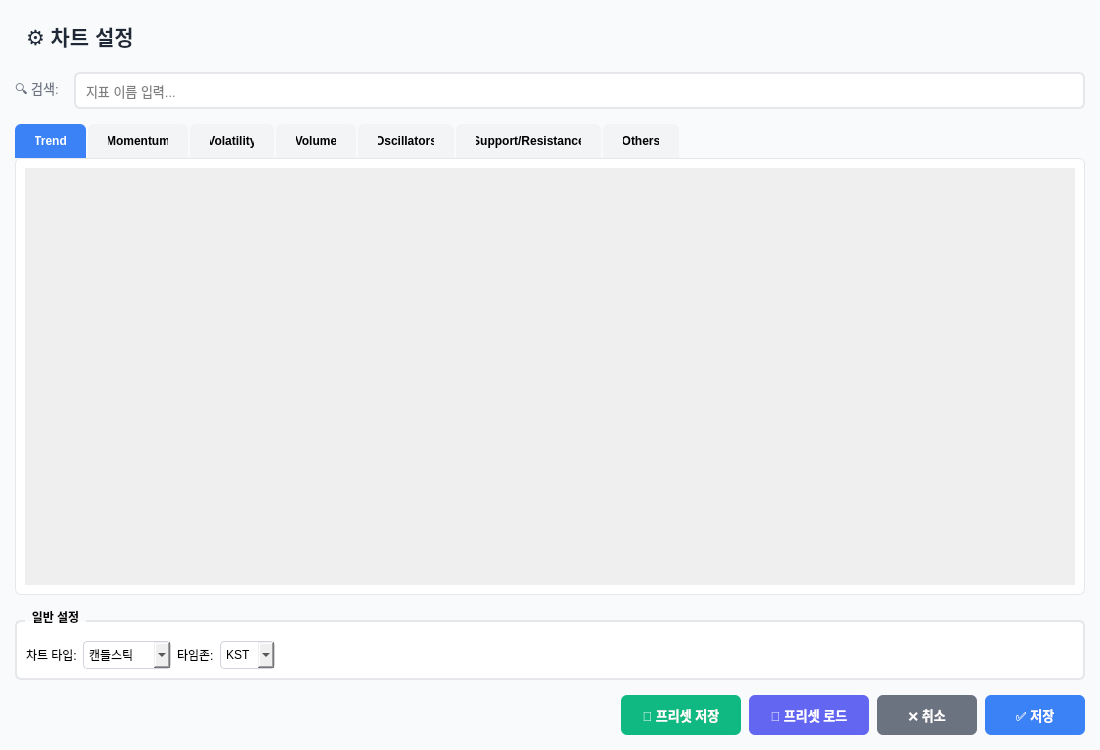
<?xml version="1.0" encoding="UTF-8"?>
<ui version="4.0">
 <class>ChartSettingsDialog</class>
 <widget class="QDialog" name="ChartSettingsDialog">
  <property name="geometry">
   <rect>
    <x>0</x>
    <y>0</y>
    <width>1100</width>
    <height>750</height>
   </rect>
  </property>
  <property name="windowTitle">
   <string>차트 설정 - 100+ 기술 지표</string>
  </property>
  <property name="modal">
   <bool>false</bool>
  </property>
  <property name="styleSheet">
   <string notr="true">
QDialog {
  background-color: #f9fafb;
}
   </string>
  </property>
  <layout class="QVBoxLayout" name="mainLayout">
   <property name="spacing">
    <number>15</number>
   </property>
   <property name="leftMargin">
    <number>15</number>
   </property>
   <property name="topMargin">
    <number>15</number>
   </property>
   <property name="rightMargin">
    <number>15</number>
   </property>
   <property name="bottomMargin">
    <number>15</number>
   </property>

   <!-- 헤더 -->
   <item>
    <widget class="QLabel" name="headerLabel">
     <property name="text">
      <string>⚙️ 차트 설정</string>
     </property>
     <property name="styleSheet">
      <string notr="true">
font-size: 16pt;
font-weight: bold;
color: #1f2937;
padding: 5px;
      </string>
     </property>
    </widget>
   </item>

   <!-- 검색 바 -->
   <item>
    <layout class="QHBoxLayout" name="searchLayout">
     <item>
      <widget class="QLabel" name="searchLabel">
       <property name="text">
        <string>🔍 검색:</string>
       </property>
       <property name="styleSheet">
        <string notr="true">
font-size: 13px;
color: #6b7280;
        </string>
       </property>
      </widget>
     </item>
     <item>
      <widget class="QLineEdit" name="searchInput">
       <property name="placeholderText">
        <string>지표 이름 입력...</string>
       </property>
       <property name="styleSheet">
        <string notr="true">
QLineEdit {
  padding: 8px;
  border: 2px solid #e5e7eb;
  border-radius: 6px;
  font-size: 13px;
  background: white;
}
QLineEdit:focus {
  border-color: #3b82f6;
}
        </string>
       </property>
      </widget>
     </item>
    </layout>
   </item>

   <!-- 탭 위젯 (카테고리별) -->
   <item>
    <widget class="QTabWidget" name="categoryTabs">
     <property name="currentIndex">
      <number>0</number>
     </property>
     <property name="styleSheet">
      <string notr="true">
QTabWidget::pane {
  border: 1px solid #e5e7eb;
  border-radius: 6px;
  background: white;
}
QTabBar::tab {
  background: #f3f4f6;
  padding: 10px 20px;
  margin-right: 2px;
  border-top-left-radius: 6px;
  border-top-right-radius: 6px;
  font-size: 12px;
  font-weight: bold;
}
QTabBar::tab:selected {
  background: #3b82f6;
  color: white;
}
QTabBar::tab:hover {
  background: #dbeafe;
}
      </string>
     </property>

     <!-- 탭 1: Trend -->
     <widget class="QWidget" name="trendTab">
      <attribute name="title">
       <string>Trend</string>
      </attribute>
      <layout class="QVBoxLayout" name="trendTabLayout">
       <item>
        <widget class="QScrollArea" name="trendScrollArea">
         <property name="widgetResizable">
          <bool>true</bool>
         </property>
         <property name="frameShape">
          <enum>QFrame::NoFrame</enum>
         </property>
         <widget class="QWidget" name="trendScrollContent">
          <property name="geometry">
           <rect>
            <x>0</x>
            <y>0</y>
            <width>1050</width>
            <height>500</height>
           </rect>
          </property>
          <layout class="QVBoxLayout" name="trendContentLayout">
           <property name="spacing">
            <number>5</number>
           </property>
           <!-- 지표들은 Python 코드에서 동적 생성 -->
          </layout>
         </widget>
        </widget>
       </item>
      </layout>
     </widget>

     <!-- 탭 2: Momentum -->
     <widget class="QWidget" name="momentumTab">
      <attribute name="title">
       <string>Momentum</string>
      </attribute>
      <layout class="QVBoxLayout" name="momentumTabLayout">
       <item>
        <widget class="QScrollArea" name="momentumScrollArea">
         <property name="widgetResizable">
          <bool>true</bool>
         </property>
         <property name="frameShape">
          <enum>QFrame::NoFrame</enum>
         </property>
         <widget class="QWidget" name="momentumScrollContent">
          <property name="geometry">
           <rect>
            <x>0</x>
            <y>0</y>
            <width>1050</width>
            <height>500</height>
           </rect>
          </property>
          <layout class="QVBoxLayout" name="momentumContentLayout">
           <property name="spacing">
            <number>5</number>
           </property>
          </layout>
         </widget>
        </widget>
       </item>
      </layout>
     </widget>

     <!-- 탭 3: Volatility -->
     <widget class="QWidget" name="volatilityTab">
      <attribute name="title">
       <string>Volatility</string>
      </attribute>
      <layout class="QVBoxLayout" name="volatilityTabLayout">
       <item>
        <widget class="QScrollArea" name="volatilityScrollArea">
         <property name="widgetResizable">
          <bool>true</bool>
         </property>
         <property name="frameShape">
          <enum>QFrame::NoFrame</enum>
         </property>
         <widget class="QWidget" name="volatilityScrollContent">
          <property name="geometry">
           <rect>
            <x>0</x>
            <y>0</y>
            <width>1050</width>
            <height>500</height>
           </rect>
          </property>
          <layout class="QVBoxLayout" name="volatilityContentLayout">
           <property name="spacing">
            <number>5</number>
           </property>
          </layout>
         </widget>
        </widget>
       </item>
      </layout>
     </widget>

     <!-- 탭 4: Volume -->
     <widget class="QWidget" name="volumeTab">
      <attribute name="title">
       <string>Volume</string>
      </attribute>
      <layout class="QVBoxLayout" name="volumeTabLayout">
       <item>
        <widget class="QScrollArea" name="volumeScrollArea">
         <property name="widgetResizable">
          <bool>true</bool>
         </property>
         <property name="frameShape">
          <enum>QFrame::NoFrame</enum>
         </property>
         <widget class="QWidget" name="volumeScrollContent">
          <property name="geometry">
           <rect>
            <x>0</x>
            <y>0</y>
            <width>1050</width>
            <height>500</height>
           </rect>
          </property>
          <layout class="QVBoxLayout" name="volumeContentLayout">
           <property name="spacing">
            <number>5</number>
           </property>
          </layout>
         </widget>
        </widget>
       </item>
      </layout>
     </widget>

     <!-- 탭 5: Oscillators -->
     <widget class="QWidget" name="oscillatorsTab">
      <attribute name="title">
       <string>Oscillators</string>
      </attribute>
      <layout class="QVBoxLayout" name="oscillatorsTabLayout">
       <item>
        <widget class="QScrollArea" name="oscillatorsScrollArea">
         <property name="widgetResizable">
          <bool>true</bool>
         </property>
         <property name="frameShape">
          <enum>QFrame::NoFrame</enum>
         </property>
         <widget class="QWidget" name="oscillatorsScrollContent">
          <property name="geometry">
           <rect>
            <x>0</x>
            <y>0</y>
            <width>1050</width>
            <height>500</height>
           </rect>
          </property>
          <layout class="QVBoxLayout" name="oscillatorsContentLayout">
           <property name="spacing">
            <number>5</number>
           </property>
          </layout>
         </widget>
        </widget>
       </item>
      </layout>
     </widget>

     <!-- 탭 6: Support/Resistance -->
     <widget class="QWidget" name="supportTab">
      <attribute name="title">
       <string>Support/Resistance</string>
      </attribute>
      <layout class="QVBoxLayout" name="supportTabLayout">
       <item>
        <widget class="QScrollArea" name="supportScrollArea">
         <property name="widgetResizable">
          <bool>true</bool>
         </property>
         <property name="frameShape">
          <enum>QFrame::NoFrame</enum>
         </property>
         <widget class="QWidget" name="supportScrollContent">
          <property name="geometry">
           <rect>
            <x>0</x>
            <y>0</y>
            <width>1050</width>
            <height>500</height>
           </rect>
          </property>
          <layout class="QVBoxLayout" name="supportContentLayout">
           <property name="spacing">
            <number>5</number>
           </property>
          </layout>
         </widget>
        </widget>
       </item>
      </layout>
     </widget>

     <!-- 탭 7: Others -->
     <widget class="QWidget" name="othersTab">
      <attribute name="title">
       <string>Others</string>
      </attribute>
      <layout class="QVBoxLayout" name="othersTabLayout">
       <item>
        <widget class="QScrollArea" name="othersScrollArea">
         <property name="widgetResizable">
          <bool>true</bool>
         </property>
         <property name="frameShape">
          <enum>QFrame::NoFrame</enum>
         </property>
         <widget class="QWidget" name="othersScrollContent">
          <property name="geometry">
           <rect>
            <x>0</x>
            <y>0</y>
            <width>1050</width>
            <height>500</height>
           </rect>
          </property>
          <layout class="QVBoxLayout" name="othersContentLayout">
           <property name="spacing">
            <number>5</number>
           </property>
          </layout>
         </widget>
        </widget>
       </item>
      </layout>
     </widget>

    </widget>
   </item>

   <!-- 일반 설정 그룹 -->
   <item>
    <widget class="QGroupBox" name="generalGroup">
     <property name="title">
      <string>일반 설정</string>
     </property>
     <property name="styleSheet">
      <string notr="true">
QGroupBox {
  font-weight: bold;
  border: 2px solid #e5e7eb;
  border-radius: 6px;
  margin-top: 10px;
  padding-top: 10px;
  background: white;
}
QGroupBox::title {
  subcontrol-origin: margin;
  left: 10px;
  padding: 0 5px;
}
      </string>
     </property>
     <layout class="QHBoxLayout" name="generalLayout">
      <item>
       <widget class="QLabel" name="chartTypeLabel">
        <property name="text">
         <string>차트 타입:</string>
        </property>
       </widget>
      </item>
      <item>
       <widget class="QComboBox" name="chartTypeCombo">
        <property name="styleSheet">
         <string notr="true">
QComboBox {
  padding: 5px;
  font-size: 12px;
  border: 1px solid #d1d5db;
  border-radius: 4px;
}
         </string>
        </property>
        <item>
         <property name="text">
          <string>캔들스틱</string>
         </property>
        </item>
        <item>
         <property name="text">
          <string>OHLC 바</string>
         </property>
        </item>
        <item>
         <property name="text">
          <string>라인</string>
         </property>
        </item>
        <item>
         <property name="text">
          <string>영역</string>
         </property>
        </item>
        <item>
         <property name="text">
          <string>할로우 캔들</string>
         </property>
        </item>
        <item>
         <property name="text">
          <string>하이켄 아시</string>
         </property>
        </item>
       </widget>
      </item>
      <item>
       <widget class="QLabel" name="timezoneLabel">
        <property name="text">
         <string>타임존:</string>
        </property>
       </widget>
      </item>
      <item>
       <widget class="QComboBox" name="timezoneCombo">
        <property name="styleSheet">
         <string notr="true">
QComboBox {
  padding: 5px;
  font-size: 12px;
  border: 1px solid #d1d5db;
  border-radius: 4px;
}
         </string>
        </property>
        <item>
         <property name="text">
          <string>KST</string>
         </property>
        </item>
        <item>
         <property name="text">
          <string>UTC</string>
         </property>
        </item>
        <item>
         <property name="text">
          <string>EST</string>
         </property>
        </item>
        <item>
         <property name="text">
          <string>PST</string>
         </property>
        </item>
       </widget>
      </item>
      <item>
       <spacer name="generalSpacer">
        <property name="orientation">
         <enum>Qt::Horizontal</enum>
        </property>
        <property name="sizeHint" stdset="0">
         <size>
          <width>40</width>
          <height>20</height>
         </size>
        </property>
       </spacer>
      </item>
     </layout>
    </widget>
   </item>

   <!-- 버튼 영역 -->
   <item>
    <layout class="QHBoxLayout" name="buttonLayout">
     <property name="spacing">
      <number>8</number>
     </property>
     <item>
      <spacer name="buttonSpacer">
       <property name="orientation">
        <enum>Qt::Horizontal</enum>
       </property>
       <property name="sizeHint" stdset="0">
        <size>
         <width>40</width>
         <height>20</height>
        </size>
       </property>
      </spacer>
     </item>
     <item>
      <widget class="QPushButton" name="presetSaveButton">
       <property name="text">
        <string>💾 프리셋 저장</string>
       </property>
       <property name="minimumSize">
        <size>
         <width>120</width>
         <height>36</height>
        </size>
       </property>
       <property name="styleSheet">
        <string notr="true">
QPushButton {
  background-color: #10b981;
  color: white;
  border: none;
  padding: 10px 20px;
  border-radius: 6px;
  font-size: 13px;
  font-weight: bold;
}
QPushButton:hover {
  background-color: #10b981dd;
}
QPushButton:pressed {
  background-color: #10b981bb;
}
        </string>
       </property>
      </widget>
     </item>
     <item>
      <widget class="QPushButton" name="presetLoadButton">
       <property name="text">
        <string>📂 프리셋 로드</string>
       </property>
       <property name="minimumSize">
        <size>
         <width>120</width>
         <height>36</height>
        </size>
       </property>
       <property name="styleSheet">
        <string notr="true">
QPushButton {
  background-color: #6366f1;
  color: white;
  border: none;
  padding: 10px 20px;
  border-radius: 6px;
  font-size: 13px;
  font-weight: bold;
}
QPushButton:hover {
  background-color: #6366f1dd;
}
QPushButton:pressed {
  background-color: #6366f1bb;
}
        </string>
       </property>
      </widget>
     </item>
     <item>
      <widget class="QPushButton" name="cancelButton">
       <property name="text">
        <string>❌ 취소</string>
       </property>
       <property name="minimumSize">
        <size>
         <width>100</width>
         <height>36</height>
        </size>
       </property>
       <property name="styleSheet">
        <string notr="true">
QPushButton {
  background-color: #6b7280;
  color: white;
  border: none;
  padding: 10px 20px;
  border-radius: 6px;
  font-size: 13px;
  font-weight: bold;
}
QPushButton:hover {
  background-color: #6b7280dd;
}
QPushButton:pressed {
  background-color: #6b7280bb;
}
        </string>
       </property>
      </widget>
     </item>
     <item>
      <widget class="QPushButton" name="saveButton">
       <property name="text">
        <string>✅ 저장</string>
       </property>
       <property name="minimumSize">
        <size>
         <width>100</width>
         <height>36</height>
        </size>
       </property>
       <property name="styleSheet">
        <string notr="true">
QPushButton {
  background-color: #3b82f6;
  color: white;
  border: none;
  padding: 10px 20px;
  border-radius: 6px;
  font-size: 13px;
  font-weight: bold;
}
QPushButton:hover {
  background-color: #3b82f6dd;
}
QPushButton:pressed {
  background-color: #3b82f6bb;
}
        </string>
       </property>
       <property name="default">
        <bool>true</bool>
       </property>
      </widget>
     </item>
    </layout>
   </item>

  </layout>
 </widget>
 <resources/>
 <connections/>
</ui>
